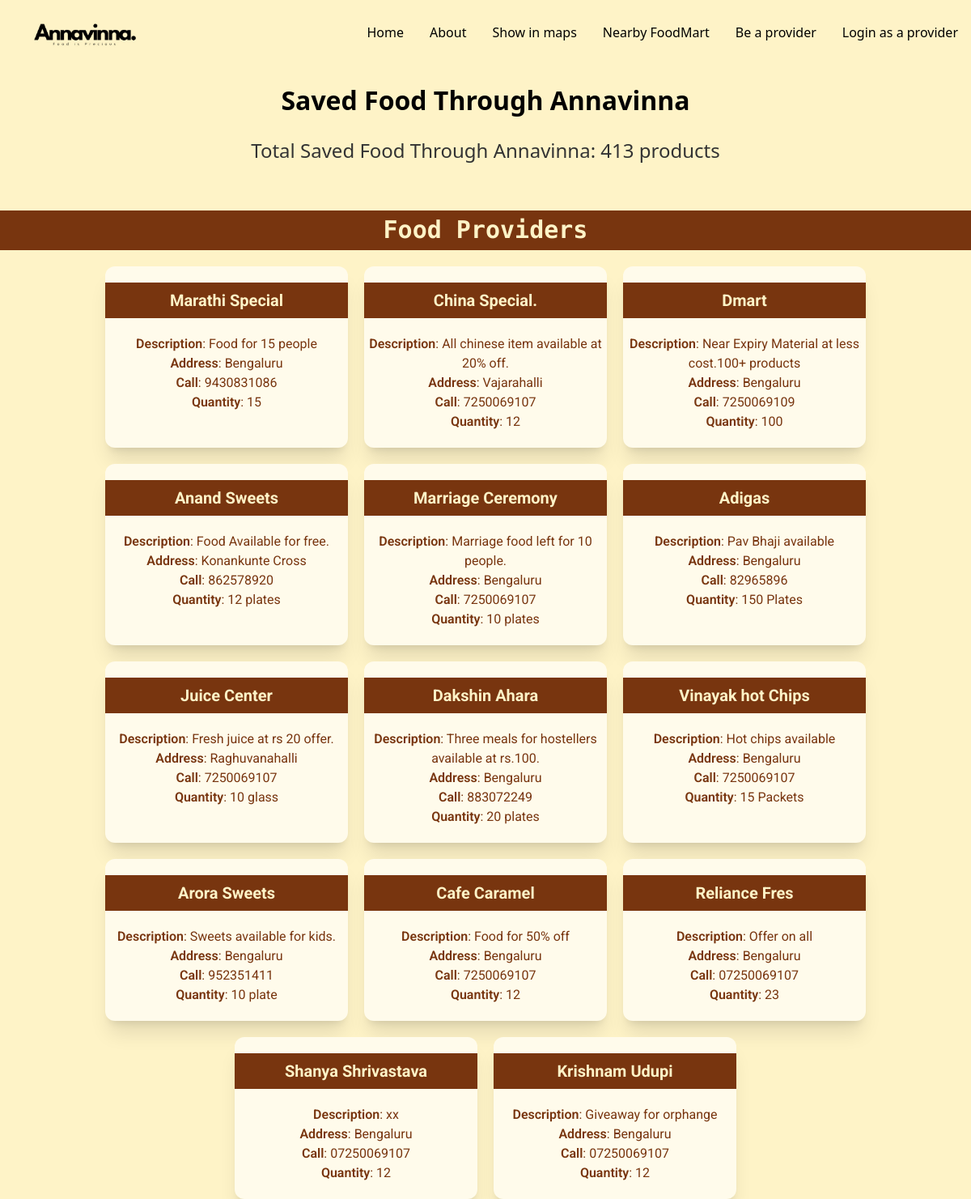
The page / on the database its author committed.
### foodwaste/models.py (models this page shows, shortened)
class foodmart(models.Model):
    name=models.CharField(max_length=100)
    description=models.TextField()
    pincode=models.CharField(max_length=10)
    lat=models.CharField(max_length=20,null=True,blank=True)
    lon=models.CharField(max_length=20,null=True,blank=True)
    address=models.CharField(max_length=100,null=False,blank=False)
    phone_number = models.CharField(max_length=12)
    quantity= models.CharField(max_length=12)
    created_by = models.ForeignKey(settings.AUTH_USER_MODEL, on_delete=models.CASCADE, related_name='foodmarts')
    is_delivered = models.BooleanField(default=False)

### foodwaste/views.py (the view)
# urls.py: path('',views.home,name='home'),
def home(request):
    total_quantity = foodmart.objects.filter(
        is_delivered=True
    ).annotate(
        quantity_int=Cast('quantity', IntegerField())
    ).aggregate(total_quantity=Sum('quantity_int'))['total_quantity'] or 0
    foodmarts = foodmart.objects.all()
    return render(request, 'home.html', {'total_quantity': total_quantity,'foodmarts':foodmarts})

### foodwaste/templates/home.html (shortened to what this page needs)
{% extends 'base.html' %}
{% block content %}
  <div class=""">
    <div class="container">
      <h1 class="header">Saved Food Through Annavinna</h1>
      <p class="total-quantity">Total Saved Food Through Annavinna: {{ total_quantity }} products</p>
  </div>
  <div class="">
    <div class="">
      <div class="flex items-center justify-between mb-2">
        <h1 class="text-3xl font-['Kode_mono'] font-bold leading-relaxed text-amber-100 text-center w-full bg-amber-900">
           Food Providers
        </h1>
      </div>
      <ul class="flex w-full flex-wrap gap-5 justify-center mt-5 font-['Roboto']">
        {% for foodmart in foodmarts %}
            <li class="w-[300px] bg-amber-50 py-5 rounded-xl text-center shadow-xl text-amber-900">
                <h2 class="font-bold text-xl mb-5 bg-amber-900 py-2 text-amber-100">{{ foodmart.name }}</h2>
                <p><span class="font-semibold">Description</span>: {{ foodmart.description }}</p>
                <p><span class="font-semibold">Address</span>: {{ foodmart.address }}</p>
                <p><span class="font-semibold">Call</span>: {{ foodmart.phone_number }}</p>
                <p><span class="font-semibold">Quantity</span>: {{ foodmart.quantity }}</p>
            </li>
        {% empty %}
        <li class="w-full text-center text-gray-600">No food marts found.</li>
        {% endfor %}
    </ul>
    </div>
    </div>
  </div>
{% endblock %}

### foodwaste/templates/base.html (shortened to what this page needs)
{% load static %}
<!DOCTYPE html>
<html lang="en">
  <head>
    <script src="https://cdn.tailwindcss.com"></script>
  </head>
  <body class="bg-amber-100">
    <nav>
      <div
        class="max-w-screen-xl flex flex-wrap items-center justify-between mx-auto p-4"
      >
        <a href="/" class="flex items-center space-x-3 rtl:space-x-reverse">
          <img
            src="{%static 'logo.PNG'%}"
            class="h-12 mix-blend-multiply"
            alt="Flowbite Logo"
          />
        </a>
        <div class="hidden w-full md:block md:w-auto" id="navbar-default">
          <ul
            class="font-medium flex flex-col p-4 md:p-0 mt-4 border border-gray-100 rounded-lg md:flex-row md:space-x-8 rtl:space-x-reverse md:mt-0 md:border-0 dark:bg-gray-800 md:dark:bg-gray-900 dark:border-gray-700"
          >
            <li>
              <a href="/" class="hover:text-amber-800 transition-all">Home</a>
            </li>
            <li>
              <a href="/about" class="hover:text-amber-800 transition-all">About</a>
            </li>
            <li>
              <a href="/map" class="hover:text-amber-800 transition-all"
                >Show in maps</a
              >
            </li>
            {% if not user.is_authenticated %}
            <li>
              <a href="/getf"class="hover:text-amber-800 transition-all">Nearby FoodMart</a>
            </li>
            <li>
              <a href="/register" class="hover:text-amber-800 transition-all"
                >Be a provider</a
              >
            </li>
            {% endif %}
            {% if user.is_authenticated %}
                    <li>
                      <a href='/foodmart_add'class="hover:text-amber-800 transition-all">Add Product</a></li>
                      <li>
                        <form method="post" action="{% url 'logout' %}" style="display: inline;">
                            {% csrf_token %}
                            <button class="b" type="submit" class="hover:text-amber-800 transition-all">Logout</button>
                        </form>
                    </li>
                    {% else %}
                    <li>
                        <a href="/login" class="hover:text-amber-800 transition-all">Login as a provider</a>
                    </li>
                    {% endif %}
          </ul>
        </div>
      </div>
    </nav>
    {% block content %}{%endblock%}
  </body>
</html>

### foodwaste/templates/home.html (style rules this page uses)
.container { max-width: 800px; margin: 0 auto; padding: 20px; text-align: center; }
.header { font-size: 2rem; margin-bottom: 20px; font-weight:bold; }
.total-quantity { font-size: 1.5rem; margin: 20px 0; color: #333; }

### rows shown on the page
foodmart: name "Marathi Special", description "Food for 15 people", address "Bengaluru", phone_number "9430831086", quantity "15"
foodmart: name "China Special.", description "All chinese item available at 20% off.", address "Vajarahalli", phone_number "7250069107", quantity "12"
foodmart: name "Dmart", description "Near Expiry Material at less cost.100+ products", address "Bengaluru", phone_number "7250069109", quantity "100"
foodmart: name "Anand Sweets", description "Food Available for free.", address "Konankunte Cross", phone_number "862578920", quantity "12 plates"
foodmart: name "Marriage Ceremony", description "Marriage food left for 10 people.", address "Bengaluru", phone_number "7250069107", quantity "10 plates"
foodmart: name "Adigas", description "Pav Bhaji available", address "Bengaluru", phone_number "82965896", quantity "150 Plates"
foodmart: name "Juice Center", description "Fresh juice at rs 20 offer.", address "Raghuvanahalli", phone_number "7250069107", quantity "10 glass"
foodmart: name "Dakshin Ahara", description "Three meals for hostellers available at rs.100.", address "Bengaluru", phone_number "883072249", quantity "20 plates"
foodmart: name "Vinayak hot Chips", description "Hot chips available", address "Bengaluru", phone_number "7250069107", quantity "15 Packets"
foodmart: name "Arora Sweets", description "Sweets available for kids.", address "Bengaluru", phone_number "952351411", quantity "10 plate"
foodmart: name "Cafe Caramel", description "Food for 50% off", address "Bengaluru", phone_number "7250069107", quantity "12"
foodmart: name "Reliance Fres", description "Offer on all", address "Bengaluru", phone_number "07250069107", quantity "23"
foodmart: name "Shanya Shrivastava", description "xx", address "Bengaluru", phone_number "07250069107", quantity "12"
foodmart: name "Krishnam Udupi", description "Giveaway for orphange", address "Bengaluru", phone_number "07250069107", quantity "12"

### other values the page prints
{{ total_quantity }} "413"
